Frame 1 (no input): blank canvas, image omitted
Frame 60 (the mouse pressed at the canvas centre just before this capture): blank canvas, image omitted
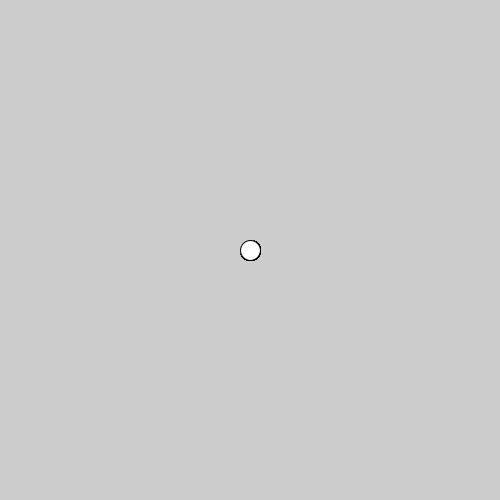
Frame 120 (the mouse held since frame 60 and released just before this capture)

The Processing sketch whose frames 1 and 60 were blank and that drew this single picture after the mouse press (run headless with seeded random() and noise(); from frame 60 on, the mouse is pressed at the canvas centre):

// Processing sketch: mouseExamples
// ── mouseExamples.pde
void setup() {
  size(500, 500);
}

void draw() {
  if (mousePressed) {
    ellipse(mouseX, mouseY, 20, 20);
  }
}

void mousePressed() {
  ellipse(mouseX, mouseY, 20, 20);
}

void mouseReleased() {
  rect(mouseX, mouseY, 20, 20);
}

void mouseDragged() {
  //ellipse(mouseX, mouseY, 10, 10);
}
